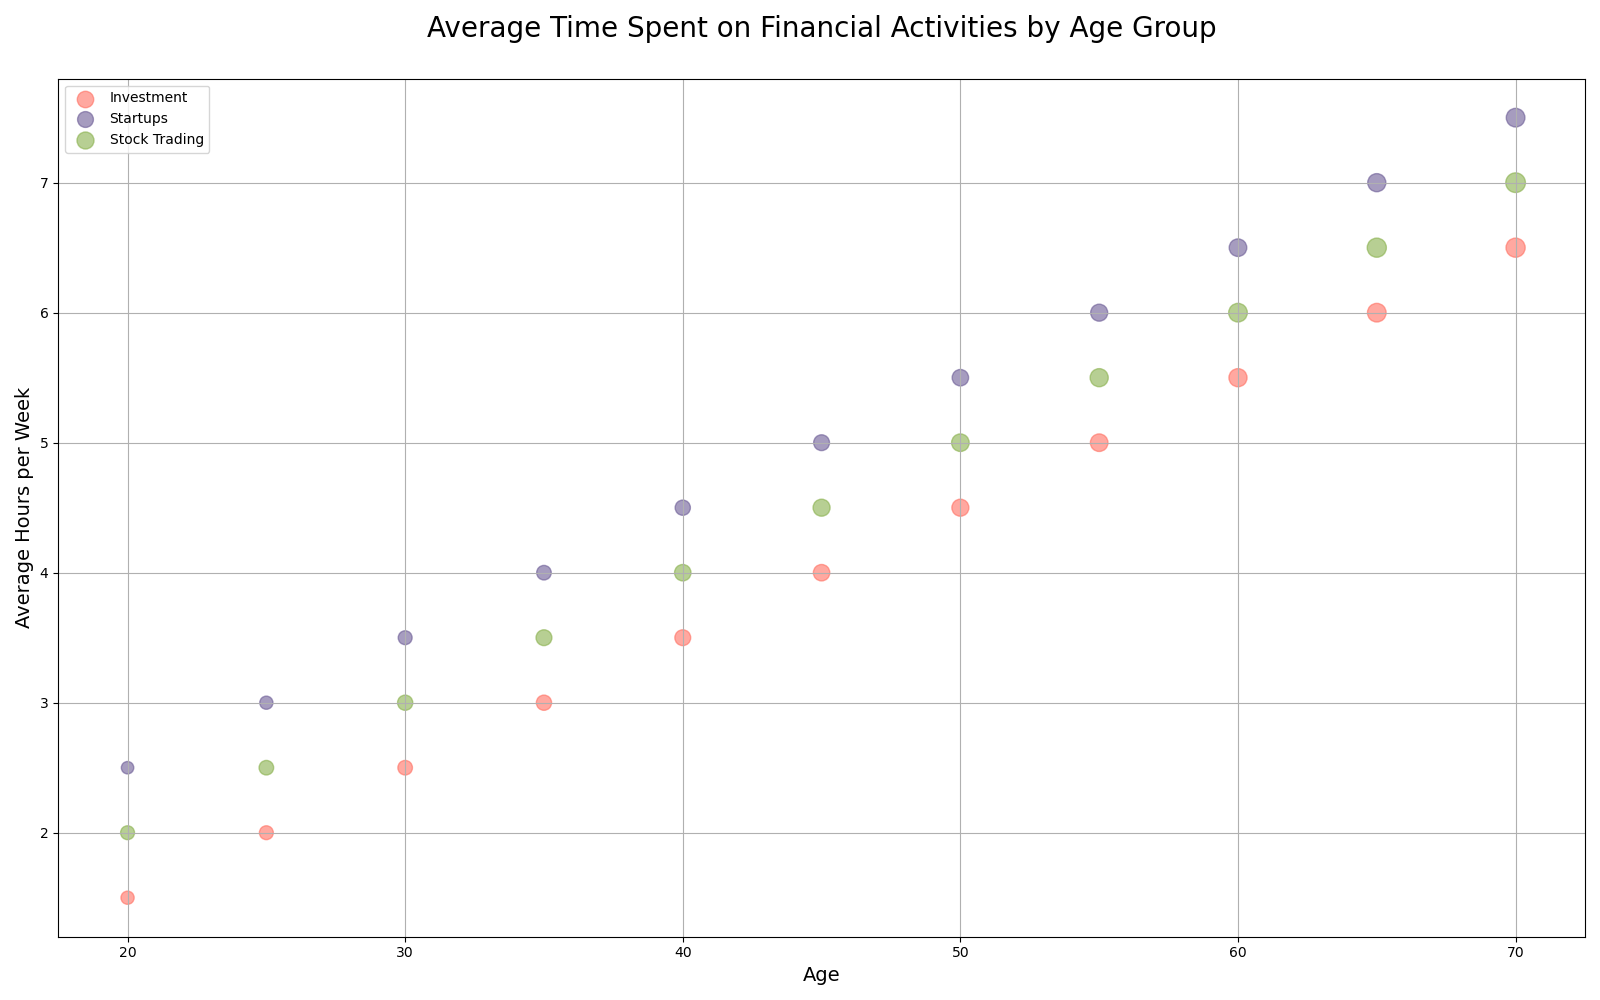

Write the Python code that produced this figure.

import matplotlib.pyplot as plt

# Data
ages = [20, 25, 30, 35, 40, 45, 50, 55, 60, 65, 70]
investment_hours = [1.5, 2, 2.5, 3, 3.5, 4, 4.5, 5, 5.5, 6, 6.5]
investment_participants = [45, 50, 55, 60, 65, 70, 75, 80, 85, 90, 95]
startup_hours = [2.5, 3, 3.5, 4, 4.5, 5, 5.5, 6, 6.5, 7, 7.5]
startup_participants = [40, 45, 50, 55, 60, 65, 70, 75, 80, 85, 90]
stock_trading_hours = [2, 2.5, 3, 3.5, 4, 4.5, 5, 5.5, 6, 6.5, 7]
stock_trading_participants = [50, 55, 60, 65, 70, 75, 80, 85, 90, 95, 100]

# Create a bubble chart
plt.figure(figsize=(16, 10))  # Adjust the width and height

plt.scatter(ages, investment_hours, s=[i * 2 for i in investment_participants], c='#FF6F61', alpha=0.6, label='Investment')
plt.scatter(ages, startup_hours, s=[i * 2 for i in startup_participants], c='#6B5B95', alpha=0.6, label='Startups')
plt.scatter(ages, stock_trading_hours, s=[i * 2 for i in stock_trading_participants], c='#88B04B', alpha=0.6, label='Stock Trading')

# Customize the plot
plt.title('Average Time Spent on Financial Activities by Age Group', fontsize=20, pad=30)
plt.xlabel('Age', fontsize=14)
plt.ylabel('Average Hours per Week', fontsize=14)
plt.legend(loc='upper left')
plt.grid(True)
plt.tight_layout()

# Show the plot
plt.show()
